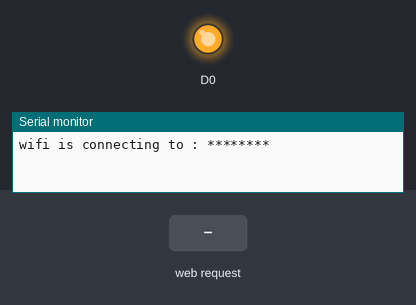
A sketch run on a simulated ESP8266 (NodeMCU). Parts: output pins drawn as LEDs (lit = HIGH), the last lines printed to the serial monitor. The test bench sets the inputs (shaded band). WiFi joins after 1.5 s; servers stay silent unless stated.

Above: at 0.1 s.
At 2.8 s:
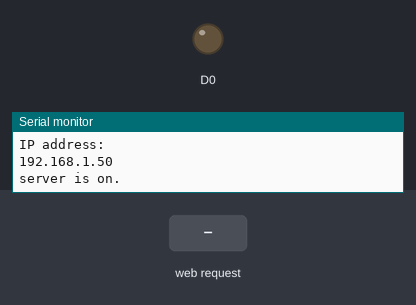
2.9 s: HTTP request GET /data/ received
Timing chart, 0 to 5.9 s (numbered marks = the images above; inputs shaded):
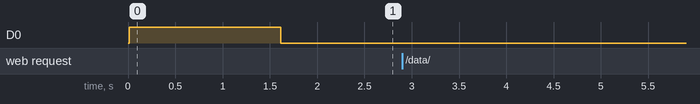

The sketch:

mcu.ino.ino
```cpp
//just for test the board!
//the parameter is "NodeMCU 1.0(ESP-12E Module), 80MHz, Flash 4M(3MSPIFF), v2 Lower Memory, Disabled, None, Only sketch 115200"
#include <ESP8266WebServer.h>
#include <ESP8266WiFi.h>

const char *ssid = "********";
const char *password = "********";
ESP8266WebServer server(80);
String pattern;
int counting = 0;
float previous_data[4] = {0, 0, 0, 50};

void actions(float dx, float dy, float dz, float motor, bool oriented) {
    //if motor == 0, it is default speed; if motor > 0, it is add speed; if motor > 0, it is decrease speed;
    Serial.print("Action!");
    Serial.println(counting);
    counting++;
    //save previous action to reduce packages for transmittion
    previous_data[0] = dx;
    previous_data[1] = dy;
    previous_data[2] = dz;
    previous_data[3] = motor;
}

void handle_message() {
    if (server.hasArg("p")) {
        String p = server.arg("p");
        if (pattern != "" && (p == pattern) && server.arg("x") != "d")
            actions(server.arg("x").toFloat(), server.arg("y").toFloat(), server.arg("z").toFloat(), server.arg("m").toFloat(), true);
        else if (pattern != "" && (p == pattern) && server.arg("x") == "d")
            pattern = "";
        else if (pattern == "" && (server.arg("x").toInt() + server.arg("y").toInt() + server.arg("z").toInt() + server.arg("m").toInt()) == 0)
            pattern = p;
        else
            server.send(403, "text/html", "");

        server.send(200, "text/html", "");
        return;
    }

    else if (WiFi.status() != WL_CONNECTED) {
        WiFi.begin(ssid, password);
        while (WiFi.status() != WL_CONNECTED)
            actions(previous_data[0] / 10, previous_data[1] / 10, previous_data[2] / 10, previous_data[3] / 10, false);
    }  //it lost link, reconnection and go back
    else
        actions(previous_data[0], previous_data[1], previous_data[2], previous_data[3], true);
}

void setup() {
    Serial.begin(115200);
    delay(10);
    counting = 0;

    // We start by connecting to a WiFi network
    Serial.print("wifi is connecting to : ");
    Serial.println(ssid);

    WiFi.begin(ssid, password);
    pinMode(D0, OUTPUT);

    while (WiFi.status() != WL_CONNECTED) {
        digitalWrite(D0, HIGH);
        delay(800);
        digitalWrite(D0, LOW);
    }

    Serial.println("\nWiFi connected");
    Serial.println("IP address: ");
    Serial.println(WiFi.localIP());

    server.on("/data/", HTTP_GET, handle_message);
    server.begin();
    Serial.println("server is on.");
}

void loop() {
    server.handleClient();
}
```
